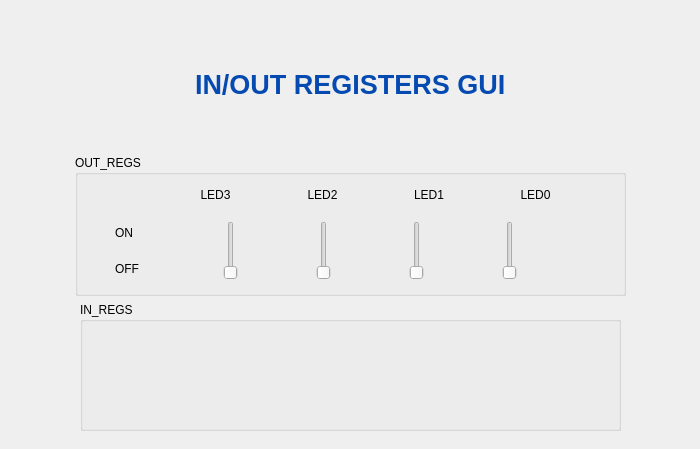
<?xml version="1.0" encoding="UTF-8"?>
<ui version="4.0">
 <class>RegisterGUI</class>
 <widget class="QMainWindow" name="RegisterGUI">
  <property name="geometry">
   <rect>
    <x>0</x>
    <y>0</y>
    <width>700</width>
    <height>449</height>
   </rect>
  </property>
  <property name="palette">
   <palette>
    <active>
     <colorrole role="Base">
      <brush brushstyle="SolidPattern">
       <color alpha="255">
        <red>255</red>
        <green>255</green>
        <blue>255</blue>
       </color>
      </brush>
     </colorrole>
    </active>
    <inactive>
     <colorrole role="Base">
      <brush brushstyle="SolidPattern">
       <color alpha="255">
        <red>255</red>
        <green>255</green>
        <blue>255</blue>
       </color>
      </brush>
     </colorrole>
    </inactive>
    <disabled>
     <colorrole role="Base">
      <brush brushstyle="SolidPattern">
       <color alpha="255">
        <red>240</red>
        <green>240</green>
        <blue>240</blue>
       </color>
      </brush>
     </colorrole>
    </disabled>
   </palette>
  </property>
  <property name="windowTitle">
   <string>Register IN/OUT GUI</string>
  </property>
  <widget class="QWidget" name="centralwidget">
   <widget class="QWidget" name="layoutWidget">
    <property name="geometry">
     <rect>
      <x>10</x>
      <y>20</y>
      <width>681</width>
      <height>411</height>
     </rect>
    </property>
    <layout class="QVBoxLayout" name="verticalLayout_2">
     <item>
      <layout class="QHBoxLayout" name="horizontalLayout_4">
       <item>
        <spacer name="horizontalSpacer">
         <property name="orientation">
          <enum>Qt::Horizontal</enum>
         </property>
         <property name="sizeHint" stdset="0">
          <size>
           <width>40</width>
           <height>20</height>
          </size>
         </property>
        </spacer>
       </item>
       <item>
        <widget class="QLabel" name="label">
         <property name="text">
          <string>&lt;html&gt;&lt;head/&gt;&lt;body&gt;&lt;p&gt;&lt;span style=&quot; font-size:20pt; font-weight:600; color:#054ab0;&quot;&gt;IN/OUT REGISTERS GUI&lt;/span&gt;&lt;/p&gt;&lt;/body&gt;&lt;/html&gt;</string>
         </property>
        </widget>
       </item>
       <item>
        <spacer name="horizontalSpacer_2">
         <property name="orientation">
          <enum>Qt::Horizontal</enum>
         </property>
         <property name="sizeHint" stdset="0">
          <size>
           <width>40</width>
           <height>20</height>
          </size>
         </property>
        </spacer>
       </item>
      </layout>
     </item>
     <item>
      <layout class="QHBoxLayout" name="horizontalLayout_5">
       <item>
        <spacer name="horizontalSpacer_3">
         <property name="orientation">
          <enum>Qt::Horizontal</enum>
         </property>
         <property name="sizeHint" stdset="0">
          <size>
           <width>40</width>
           <height>20</height>
          </size>
         </property>
        </spacer>
       </item>
       <item>
        <widget class="QGroupBox" name="groupBox_OUTREGS">
         <property name="minimumSize">
          <size>
           <width>551</width>
           <height>141</height>
          </size>
         </property>
         <property name="title">
          <string>OUT_REGS</string>
         </property>
         <widget class="QWidget" name="layoutWidget">
          <property name="geometry">
           <rect>
            <x>90</x>
            <y>30</y>
            <width>421</width>
            <height>21</height>
           </rect>
          </property>
          <layout class="QHBoxLayout" name="horizontalLayout_2">
           <item>
            <widget class="QLabel" name="label_4">
             <property name="text">
              <string>&lt;html&gt;&lt;head/&gt;&lt;body&gt;&lt;p align=&quot;center&quot;&gt;LED3&lt;/p&gt;&lt;/body&gt;&lt;/html&gt;</string>
             </property>
            </widget>
           </item>
           <item>
            <widget class="QLabel" name="label_5">
             <property name="text">
              <string>&lt;html&gt;&lt;head/&gt;&lt;body&gt;&lt;p align=&quot;center&quot;&gt;LED2&lt;/p&gt;&lt;/body&gt;&lt;/html&gt;</string>
             </property>
            </widget>
           </item>
           <item>
            <widget class="QLabel" name="label_6">
             <property name="text">
              <string>&lt;html&gt;&lt;head/&gt;&lt;body&gt;&lt;p align=&quot;center&quot;&gt;LED1&lt;/p&gt;&lt;/body&gt;&lt;/html&gt;</string>
             </property>
            </widget>
           </item>
           <item>
            <widget class="QLabel" name="label_7">
             <property name="text">
              <string>&lt;html&gt;&lt;head/&gt;&lt;body&gt;&lt;p align=&quot;center&quot;&gt;LED0&lt;/p&gt;&lt;/body&gt;&lt;/html&gt;</string>
             </property>
            </widget>
           </item>
          </layout>
         </widget>
         <widget class="QWidget" name="layoutWidget">
          <property name="geometry">
           <rect>
            <x>40</x>
            <y>60</y>
            <width>30</width>
            <height>71</height>
           </rect>
          </property>
          <layout class="QVBoxLayout" name="verticalLayout">
           <item>
            <widget class="QLabel" name="label_on">
             <property name="minimumSize">
              <size>
               <width>28</width>
               <height>25</height>
              </size>
             </property>
             <property name="maximumSize">
              <size>
               <width>28</width>
               <height>25</height>
              </size>
             </property>
             <property name="text">
              <string>ON</string>
             </property>
            </widget>
           </item>
           <item>
            <widget class="QLabel" name="label_off">
             <property name="minimumSize">
              <size>
               <width>28</width>
               <height>25</height>
              </size>
             </property>
             <property name="maximumSize">
              <size>
               <width>28</width>
               <height>25</height>
              </size>
             </property>
             <property name="text">
              <string>OFF</string>
             </property>
            </widget>
           </item>
          </layout>
         </widget>
         <widget class="QWidget" name="layoutWidget">
          <property name="geometry">
           <rect>
            <x>80</x>
            <y>60</y>
            <width>431</width>
            <height>71</height>
           </rect>
          </property>
          <layout class="QHBoxLayout" name="horizontalLayout">
           <item>
            <widget class="QSlider" name="sw3">
             <property name="maximumSize">
              <size>
               <width>22</width>
               <height>59</height>
              </size>
             </property>
             <property name="maximum">
              <number>1</number>
             </property>
             <property name="tracking">
              <bool>true</bool>
             </property>
             <property name="orientation">
              <enum>Qt::Vertical</enum>
             </property>
            </widget>
           </item>
           <item>
            <widget class="QSlider" name="sw2">
             <property name="maximumSize">
              <size>
               <width>22</width>
               <height>59</height>
              </size>
             </property>
             <property name="maximum">
              <number>1</number>
             </property>
             <property name="orientation">
              <enum>Qt::Vertical</enum>
             </property>
            </widget>
           </item>
           <item>
            <widget class="QSlider" name="sw1">
             <property name="maximumSize">
              <size>
               <width>22</width>
               <height>59</height>
              </size>
             </property>
             <property name="maximum">
              <number>1</number>
             </property>
             <property name="orientation">
              <enum>Qt::Vertical</enum>
             </property>
            </widget>
           </item>
           <item>
            <widget class="QSlider" name="sw0">
             <property name="maximumSize">
              <size>
               <width>22</width>
               <height>59</height>
              </size>
             </property>
             <property name="maximum">
              <number>1</number>
             </property>
             <property name="orientation">
              <enum>Qt::Vertical</enum>
             </property>
            </widget>
           </item>
          </layout>
         </widget>
        </widget>
       </item>
       <item>
        <spacer name="horizontalSpacer_4">
         <property name="orientation">
          <enum>Qt::Horizontal</enum>
         </property>
         <property name="sizeHint" stdset="0">
          <size>
           <width>40</width>
           <height>20</height>
          </size>
         </property>
        </spacer>
       </item>
      </layout>
     </item>
     <item>
      <layout class="QHBoxLayout" name="horizontalLayout_6">
       <item>
        <spacer name="horizontalSpacer_5">
         <property name="orientation">
          <enum>Qt::Horizontal</enum>
         </property>
         <property name="sizeHint" stdset="0">
          <size>
           <width>40</width>
           <height>20</height>
          </size>
         </property>
        </spacer>
       </item>
       <item>
        <widget class="QGroupBox" name="groupBox_INREGS">
         <property name="minimumSize">
          <size>
           <width>541</width>
           <height>111</height>
          </size>
         </property>
         <property name="title">
          <string>IN_REGS</string>
         </property>
         <widget class="QWidget" name="layoutWidget">
          <property name="geometry">
           <rect>
            <x>50</x>
            <y>40</y>
            <width>441</width>
            <height>61</height>
           </rect>
          </property>
          <layout class="QHBoxLayout" name="horizontalLayout_3">
           <item>
            <widget class="QLabel" name="led_indicator3">
             <property name="text">
              <string/>
             </property>
            </widget>
           </item>
           <item>
            <widget class="QLabel" name="led_indicator2">
             <property name="text">
              <string/>
             </property>
            </widget>
           </item>
           <item>
            <widget class="QLabel" name="led_indicator1">
             <property name="text">
              <string/>
             </property>
            </widget>
           </item>
           <item>
            <widget class="QLabel" name="led_indicator0">
             <property name="text">
              <string/>
             </property>
            </widget>
           </item>
          </layout>
         </widget>
        </widget>
       </item>
       <item>
        <spacer name="horizontalSpacer_6">
         <property name="orientation">
          <enum>Qt::Horizontal</enum>
         </property>
         <property name="sizeHint" stdset="0">
          <size>
           <width>40</width>
           <height>20</height>
          </size>
         </property>
        </spacer>
       </item>
      </layout>
     </item>
    </layout>
   </widget>
  </widget>
 </widget>
 <resources/>
 <connections/>
</ui>
